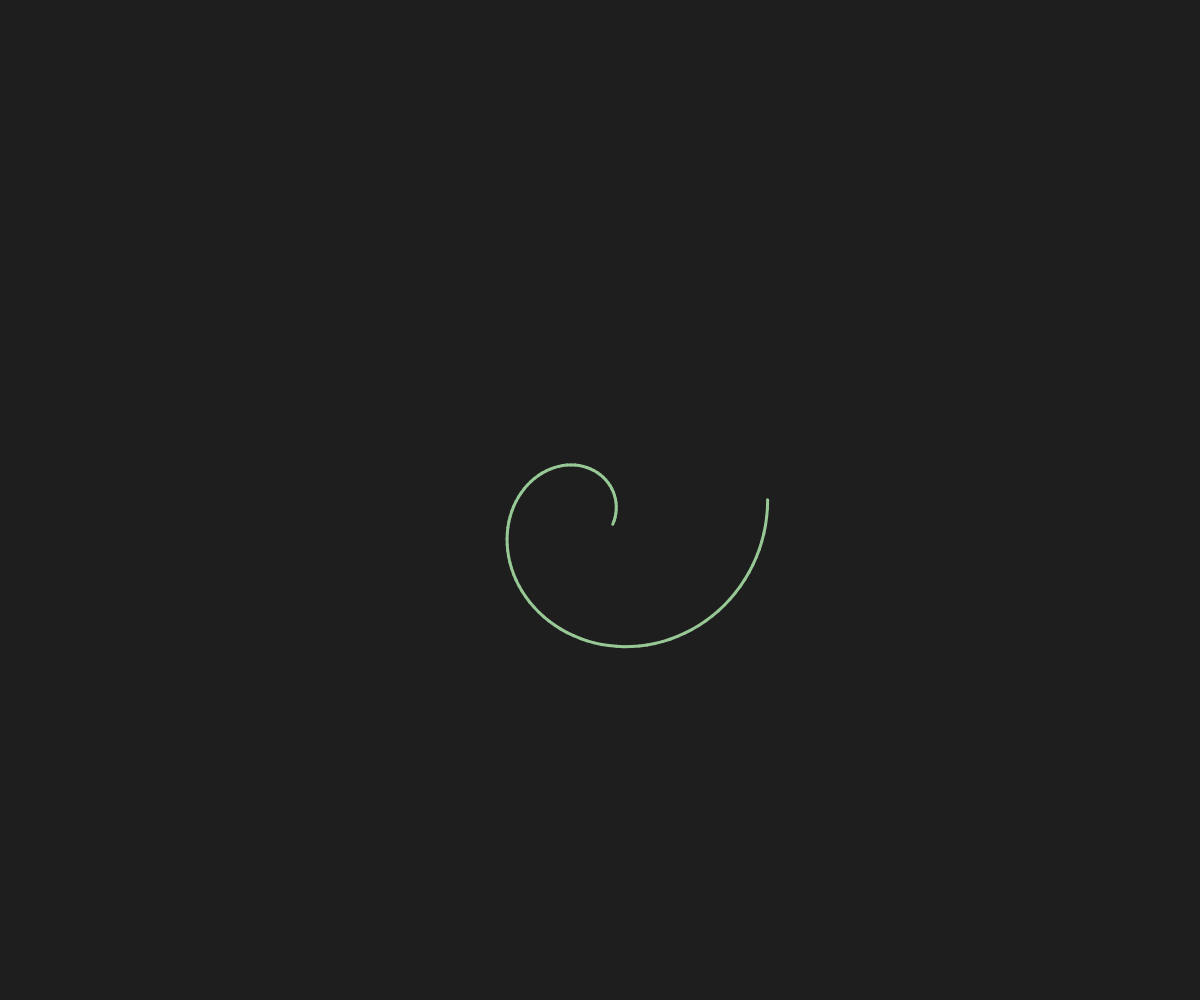
Frame 1 (no input)
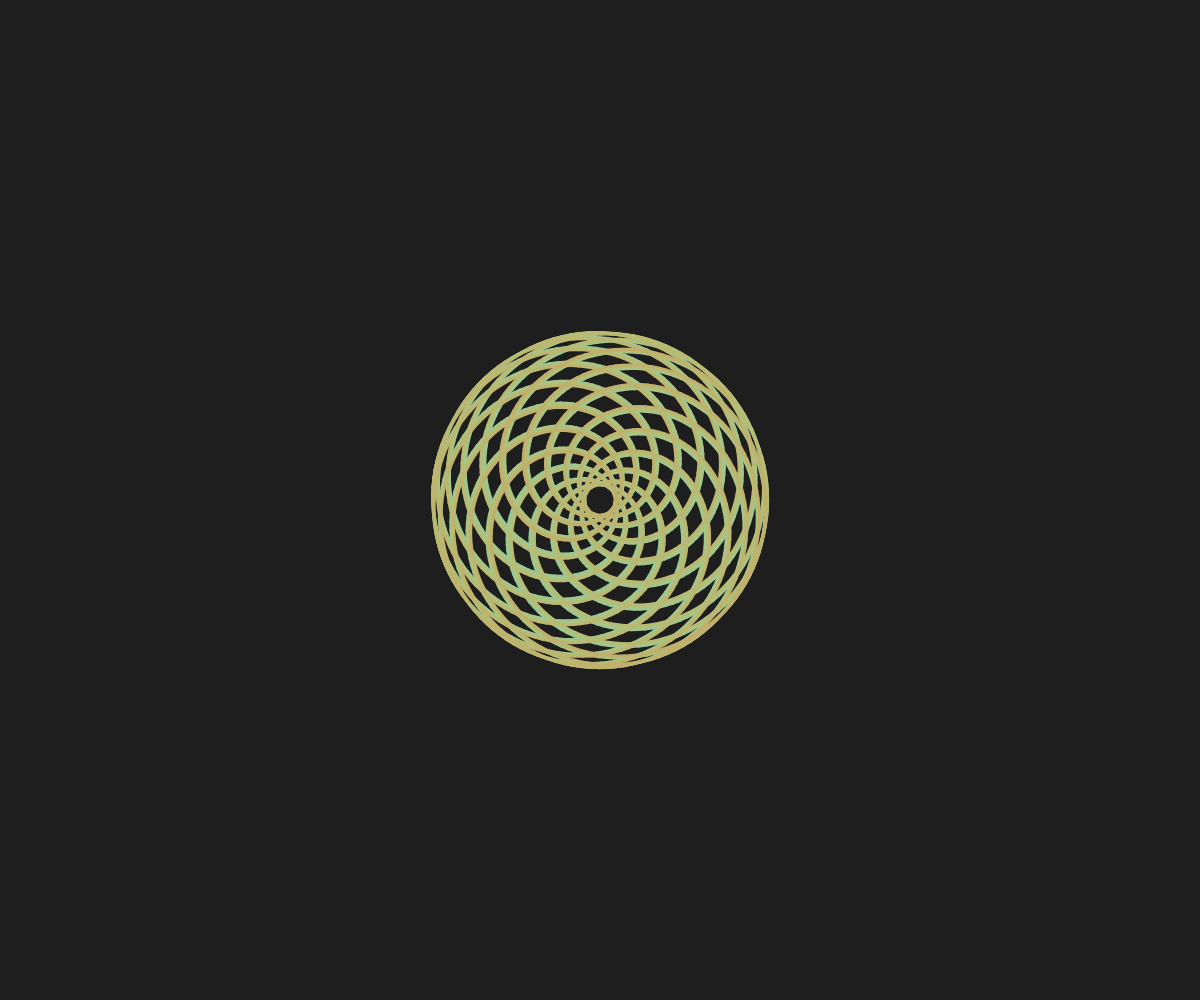
Frame 60 (no input)
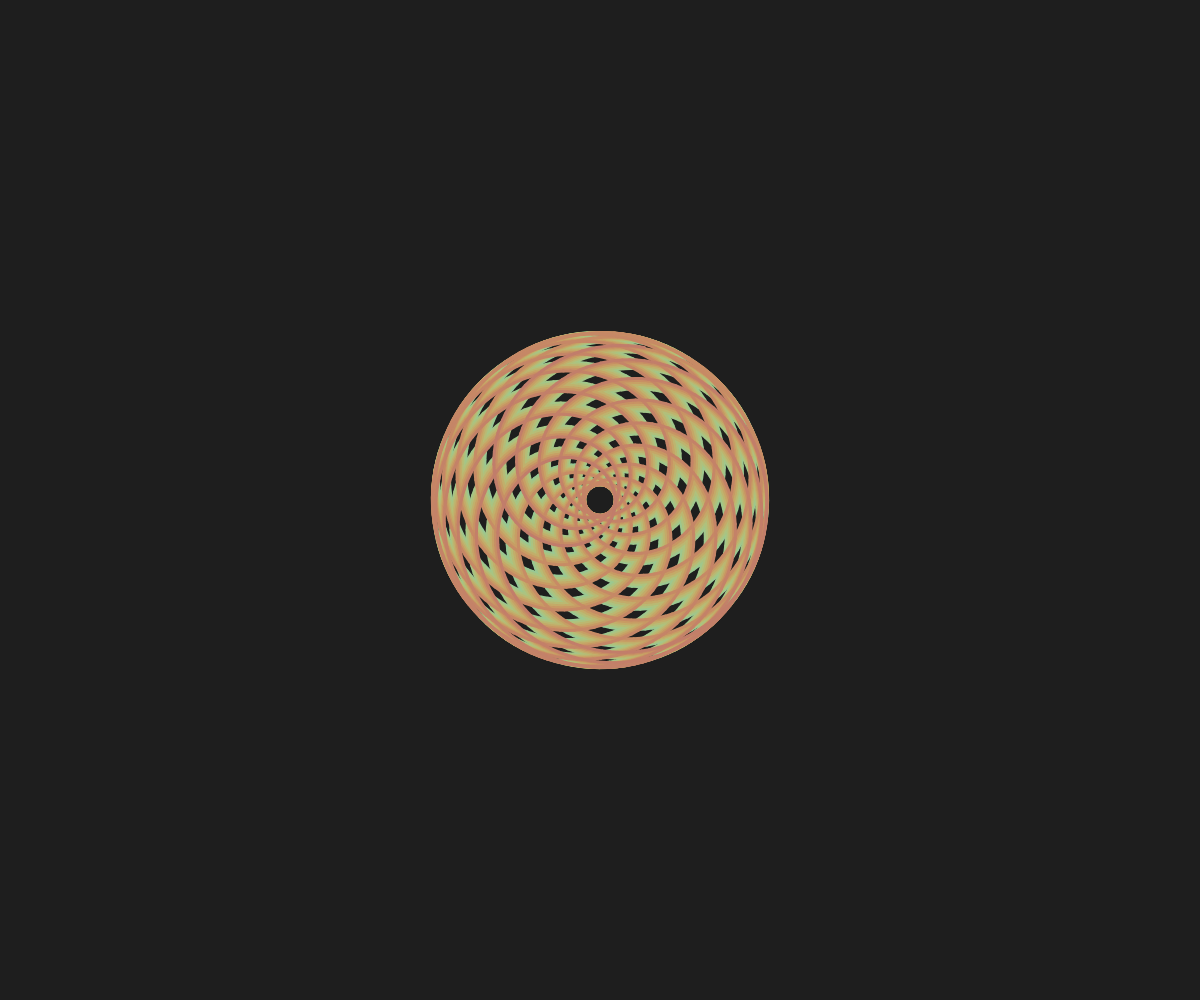
Frame 120 (the mouse pressed at the canvas centre since frame 60)

The p5.js sketch that drew these frames (run headless with seeded random() and noise() and a simulated clock; from frame 60 on, the mouse is pressed at the canvas centre):

// p5.js sketch
// ── sketch.js
var r1;
var r2;

var a1Inc;
var a2Inc;

var a1=0;
var a2=0;

var prevX;
var prevY;
function setup(){
	      canvasWidth = window.innerWidth,
      canvasHeight = window.innerHeight;

  createCanvas(canvasWidth, canvasHeight);
  angleMode(DEGREES);
  background(30);
  r1 = random(70,100);
  r2 = random(70,100);

  a1Inc = random(0.1,5);
  a2Inc = random(0.1,5);
}
function draw(){
	stroke(255);
	strokeWeight(3);
	translate(width/2,height/2);

	for(var i =0;i<100;i++){
	var x1 = r1*cos(a1);
	var y1 = r1*sin(a1);

	var x2 = x1+r2*cos(a2);
	var y2 = y1+r2*sin(a2);

	var r =map(sin(frameCount),-1,1,100,200);
	var g =map(cos(frameCount),-1,1,100,200);
	var b =map(sin(frameCount),-1,1,200,100);

  stroke(r,g,b);
	line(prevX,prevY,x2,y2);
  
  prevX = x2;
	prevY = y2;

	a1+=a1Inc;
	a2+=a2Inc;
	}



}
